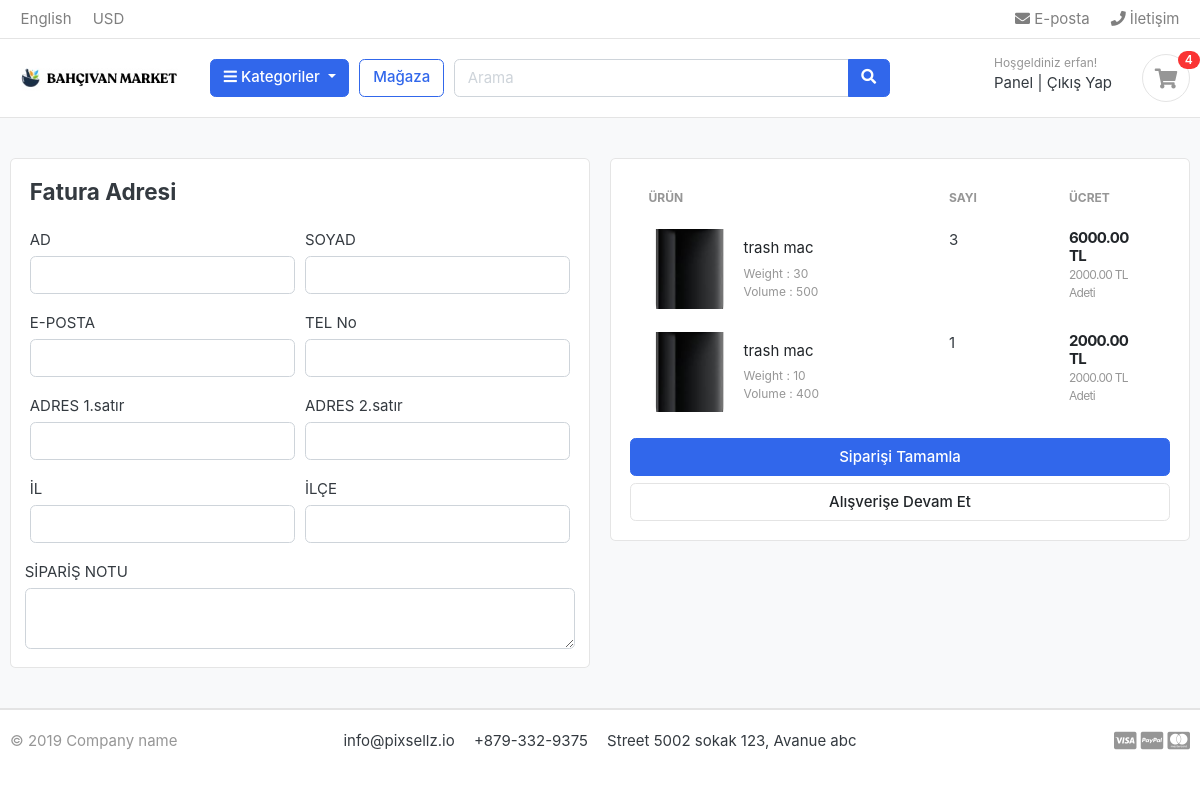
Page /cart/checkout/ (signed in) on the earlier database version.
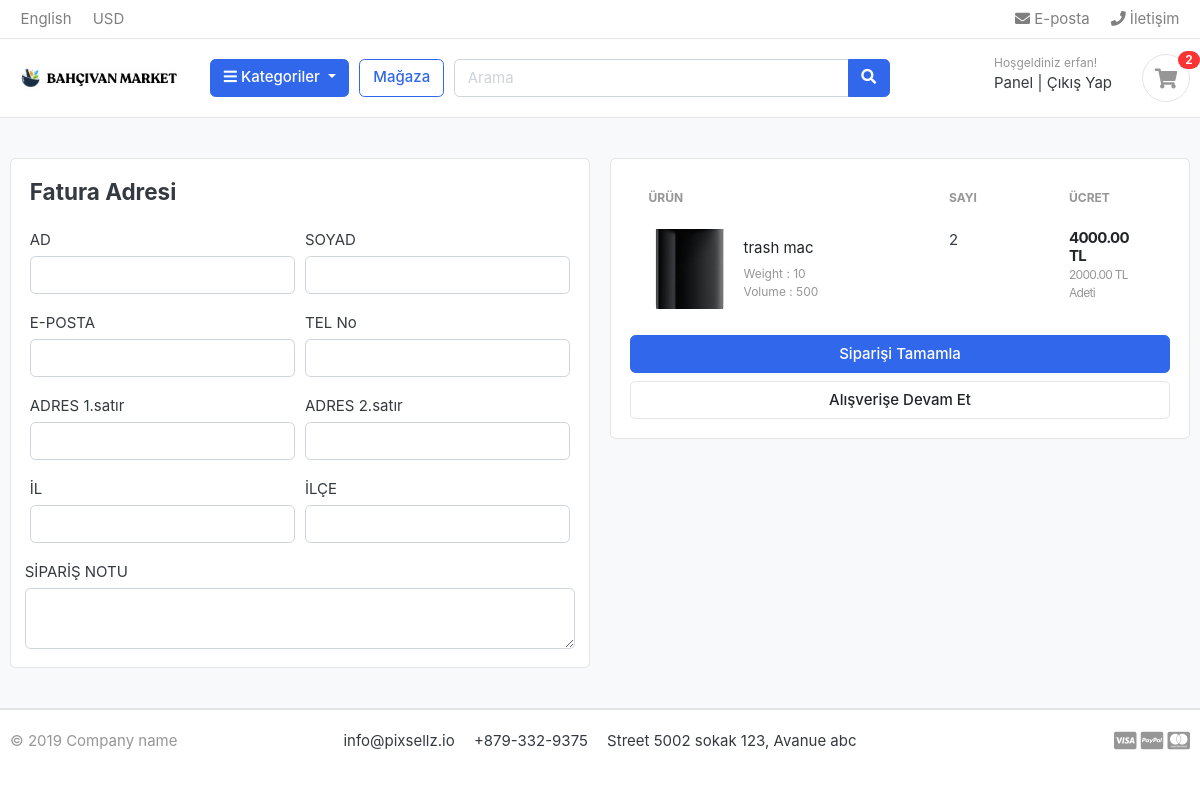
Same page on the later database version.
### carts/models.py (models this page shows, shortened)
class CartItem(models.Model):
    user = models.ForeignKey(Account,on_delete=models.CASCADE,null=True)
    product = models.ForeignKey(Product, on_delete=models.CASCADE)
    variations = models.ManyToManyField(Variation,blank=True)
    cart = models.ForeignKey(Cart, on_delete=models.CASCADE,null=True)
    quantity = models.IntegerField()
    is_active = models.BooleanField(default=True)
    def sub_total(self):
        return self.product.price * self.quantity

### store/models.py (models this page shows, shortened)
class Product(models.Model):
    product_name = models.CharField(max_length=200, unique=True)
    slug = models.SlugField(max_length=200, unique=True)
    product_description = models.TextField(max_length=500, blank=True)
    price = models.DecimalField(max_digits=6, decimal_places=2)
    image = models.ImageField(upload_to='photos/product')
    stock  = models.IntegerField()
    is_avalible = models.BooleanField(default=True)
    category = models.ForeignKey(Category, on_delete=models.CASCADE)
    created_date  = models.DateTimeField(auto_now_add=True)
    modified_date = models.DateTimeField(auto_now = True)
    def get_url(self):
        return reverse('product_detail',args=[self.category.slug,self.slug])

class Variation(models.Model):
    product = models.ForeignKey(Product, on_delete=models.CASCADE)
    variation_category = models.CharField(max_length=50,choices=variation_category_choice)
    variation_value = models.CharField(max_length=255)
    is_active = models.BooleanField(default=True)
    created_date = models.DateTimeField(auto_now=True)
    objects = VariationManager()

### carts/views.py (the view)
# urls.py: path('checkout/',views.checkout,name='checkout'),
@login_required(login_url='login')
def checkout(request,total=0,quantity=0,cart_items=None):
    try:
        grand_total = 0
        if request.user.is_authenticated:
            cart_items = CartItem.objects.filter(user=request.user, is_active= True)
        else:
            cart = Cart.objects.get(cart_id= _cart_id(request))
            cart_items = CartItem.objects.filter(cart=cart, is_active= True)
        for cart_item in cart_items:
            total += (cart_item.product.price * cart_item.quantity)
            quantity+= cart_item.quantity
        grand_total = total
    except ObjectDoesNotExist:
        pass
    context = {
        'total':total,
        'quantity':quantity,
        'cart_items':cart_items,
        'grand_total': grand_total,
    }
    return render(request,'store/checkout.html',context)

### carts/context_processors.py (called while the page is built)
def counter(request):
    cart_count = 0
    if 'admin' in request.path:
        return {}
    else:
        try:
            cart = Cart.objects.filter(cart_id = _cart_id(request))
            if request.user.is_authenticated:
                cart_items = CartItem.objects.all().filter(user= request.user)
            else:
                cart_items = CartItem.objects.all().filter(cart=cart[:1])
            for cart_item in cart_items:
                cart_count += cart_item.quantity
        except Cart.DoesNotExist:
            cart_count = 0
    return dict(cart_count=cart_count)

### carts/views.py (called while the page is built)
def _cart_id(request):
    cart = request.session.session_key
    if not cart:
        cart = request.session.create()
    return cart

### category/context_processors.py (called while the page is built)
def menu_links(request):
    links = Category.objects.all()
    return dict(links=links)

### category/models.py (called while the page is built)
    def get_url(self):
        return reverse('products_by_category',args = [self.slug ])

### templates/store/checkout.html (shortened to what the changed rows need)
{% extends 'base.html' %}
{% load static %}
{% block content %}
<section class="section-content padding-y bg">
    <div class="container">
        <div class="row">
            <aside class="col-lg-6">
    <div class="card">
        <div class="card-body">
            <table class="table table-borderless table-shopping-cart">
                <thead class="text-muted">
                    <tr class="small text-uppercase">
                        <th scope="col">ÜRÜN</th>
                        <th scope="col" width="120">SAYI</th>
                        <th scope="col" width="120">ÜCRET</th>
                    </tr>
                </thead>
                <tbody>
                    {% for cart_item in cart_items %}
                    <tr>
                        <td>
                            <figure class="itemside align-items-center">
                                <div class="aside"><img src="{{ cart_item.product.image.url }}" class="img-sm"></div>
                                <figcaption class="info">
                                    <a href="{{ cart_item.product.get_url }}" class="title text-dark">{{ cart_item.product.product_name }}</a>
                                    <p class="text-muted small">
                                        {% if cart_item.variations.all %}
                                        {% for item in cart_item.variations.all %}
                                        {{ item.variation_category | capfirst }} : {{ item.variation_value | capfirst }} <br>
                                        {% endfor %}
                                        {% endif %}
                                    </p>
                                </figcaption>
                            </figure>
                        </td>
                        <td>
                            <label for="">{{cart_item.quantity}}</label>
                        </td>
                        <td>
                            <div class="price-wrap">
                                <var class="price">{{ cart_item.sub_total }} TL</var>
                                <small class="text-muted"> {{ cart_item.product.price }} TL Adeti</small>
                            </div>
                        </td>
                    </tr>
                    {% endfor %}
                </tbody>
            </table>
        </div>
    </div>
</aside>
    </div>
</div>
</section>
{% endblock %}

### templates/includes/navbar.html (shortened to what this page needs)
{% load static %}
<header class="section-header">
    <nav class="navbar p-md-0 navbar-expand-sm navbar-light border-bottom">
    <div class="container">
      <div class="collapse navbar-collapse" id="navbarTop4">
        <ul class="navbar-nav mr-auto">
            <li class="nav-item dropdown">
                 <a href="#" class="nav-link">   English </a>
            </li>
            <li class="nav-item dropdown">
                <a href="#" class="nav-link"> USD </a>
            </li>
        </ul>
        <ul class="navbar-nav">
            <li><a href="#" class="nav-link"> <i class="fa fa-envelope"></i> E-posta </a></li>
            <li><a href="#" class="nav-link"> <i class="fa fa-phone"></i> İletişim </a></li>
        </ul>
      </div>
    </div>
    </nav>
    <section class="header-main border-bottom">
        <div class="container">
    <div class="row align-items-center">
        <div class="col-lg-2 col-md-3 col-6">
            <a href="{% url 'home' %}" class="brand-wrap">
                <img class="logo" src="{% static './images/bahcivan_logo.png' %}">
            </a>
        </div>
        <div class="col-lg col-sm col-md col-6 flex-grow-0">
            <div class="category-wrap dropdown d-inline-block float-right">
                <button type="button" class="btn btn-primary dropdown-toggle" data-toggle="dropdown">
                    <i class="fa fa-bars"></i> Kategoriler
                </button>
            </div>
        </div>
        <a href="{% url 'store' %}" class="btn btn-outline-primary">Mağaza</a>
        <div class="col-lg  col-md-6 col-sm-12 col">
            <form action="{% url 'search'%}" class="search" method='GET'>
                <div class="input-group w-100">
                    <input type="text" class="form-control" style="width:60%;" placeholder="Arama" name="keyword">
                    <div class="input-group-append">
                      <button class="btn btn-primary" type="submit">
                        <i class="fa fa-search"></i>
                      </button>
                    </div>
                </div>
            </form>
        </div>
        <div class="col-lg-3 col-sm-6 col-8 order-2 order-lg-3">
                    <div class="d-flex justify-content-end mb-3 mb-lg-0">
                        {% if user.id is None %}
                        <div class="widget-header">
                            <small class="title text-muted">Hoşgeldiniz Misafir!</small>
                            <div>
                                <a href="{% url 'login' %}">Giriş Yap</a> <span class="dark-transp"> | </span>
                                <a href="{% url 'register' %}"> Üye Ol</a>
                            </div>
                        </div>
                        {% else %}
                        <div class="widget-header">
                            <small class="title text-muted">Hoşgeldiniz {{ user.first_name }}! </small>
                            <div>
                                <a href="{% url 'dashboard' %}">Panel</a> <span class="dark-transp"> | </span>
                                <a href="{% url 'logout' %}">Çıkış Yap</a>
                            </div>
                        </div>
                        {% endif %}
                        <a href="{% url 'cart' %}" class="widget-header pl-3 ml-3">
                            <div class="icon icon-sm rounded-circle border"><i class="fa fa-shopping-cart"></i></div>
                            <span class="badge badge-pill badge-danger notify">{{ cart_count }}</span>
                        </a>
                    </div>
                </div>
    </div>
        </div>
    </section>
</header>

Differences in the rows shown:
removed CartItem: product.image (picture), product.product_name "trash mac", quantity "3", sub_total "6000.00", product.price "2000.00", Variation (variation_category "Volume", variation_value "500")
no longer on this page (row unchanged): Variation: variation_category "Weight", variation_value "30", shown under "trash mac"
removed CartItem: product.image (picture), product.product_name "trash mac", quantity "1", sub_total "2000.00", product.price "2000.00", Variation (variation_category "Weight", variation_value "10")
no longer on this page (row unchanged): Variation: variation_category "Volume", variation_value "400", shown under "trash mac"
added CartItem: product.image (picture), product.product_name "trash mac", quantity "2", sub_total "4000.00", product.price "2000.00", Variation (variation_category "Weight", variation_value "10"), Variation (variation_category "Volume", variation_value "500")
Other differences:
{{ cart_count }}: "4" → "2"
